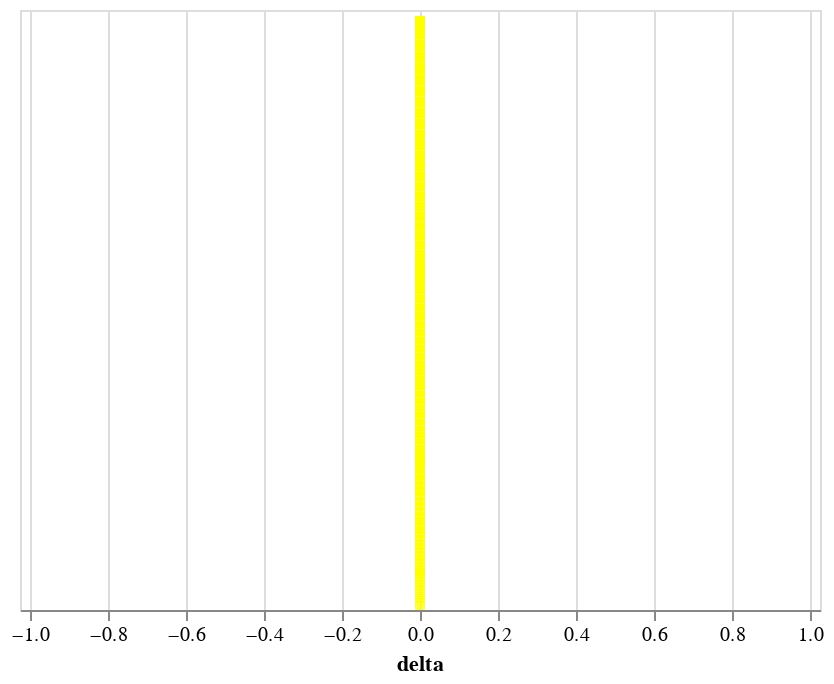

The notebook cell saved with this chart:
### Code cell
data = pd.DataFrame({
    'delta': delta,
    'bin': list(range(100)),
    'color': ['lapA' if d > 0 else 'lapB' for d in delta]
})

alt.Chart(data).mark_bar().encode(
    # alt x with a ratio from -1 to 1
    x=alt.X('delta:Q', scale=alt.Scale(domain=[-1, 1])),
    y=alt.Y('bin:Q', axis=None),
    color=alt.condition(
        alt.datum.delta != 0,
        alt.Color('color:N', legend=None),
        alt.value('yellow')
    ),
    order='bin:Q',
    tooltip=['delta:Q']
)

### Figure 1 — Vega-Lite specification as saved in the notebook (floating-point values rounded to 4 significant figures)
{"config": {"view": {"continuousWidth": 400, "continuousHeight": 300}}, "data": {"name": "data-618524f3614ba198448f4d518d8a48cd"}, "mark": "bar", "encoding": {"color": {"condition": {"field": "color", "legend": null, "type": "nominal", "test": "(datum.delta !== 0)"}, "value": "yellow"}, "order": {"field": "bin", "type": "quantitative"}, "tooltip": [{"field": "delta", "type": "quantitative"}], "x": {"field": "delta", "scale": {"domain": [-1, 1]}, "type": "quantitative"}, "y": {"axis": null, "field": "bin", "type": "quantitative"}}, "$schema": "https://vega.github.io/schema/vega-lite/v4.17.0.json", "datasets": {"data-618524f3614ba198448f4d518d8a48cd": [{"delta": 0, "bin": 0, "color": "lapB"}, {"delta": 0, "bin": 1, "color": "lapB"}, {"delta": 0, "bin": 2, "color": "lapB"}, {"delta": 0, "bin": 3, "color": "lapB"}, {"delta": 0, "bin": 4, "color": "lapB"}, {"delta": 0, "bin": 5, "color": "lapB"}, {"delta": 0, "bin": 6, "color": "lapB"}, {"delta": 0, "bin": 7, "color": "lapB"}, {"delta": 0, "bin": 8, "color": "lapB"}, {"delta": 0, "bin": 9, "color": "lapB"}, {"delta": 0, "bin": 10, "color": "lapB"}, {"delta": 0, "bin": 11, "color": "lapB"}, {"delta": 0, "bin": 12, "color": "lapB"}, {"delta": 0, "bin": 13, "color": "lapB"}, {"delta": 0, "bin": 14, "color": "lapB"}, {"delta": 0, "bin": 15, "color": "lapB"}, {"delta": 0, "bin": 16, "color": "lapB"}, {"delta": 0, "bin": 17, "color": "lapB"}, {"delta": 0, "bin": 18, "color": "lapB"}, {"delta": 0, "bin": 19, "color": "lapB"}, {"delta": 0, "bin": 20, "color": "lapB"}, {"delta": 0, "bin": 21, "color": "lapB"}, {"delta": 0, "bin": 22, "color": "lapB"}, {"delta": 0, "bin": 23, "color": "lapB"}, {"delta": 0, "bin": 24, "color": "lapB"}, {"delta": 0, "bin": 25, "color": "lapB"}, {"delta": 0, "bin": 26, "color": "lapB"}, {"delta": 0, "bin": 27, "color": "lapB"}, {"delta": 0, "bin": 28, "color": "lapB"}, {"delta": 0, "bin": 29, "color": "lapB"}, {"delta": 0, "bin": 30, "color": "lapB"}, {"delta": 0, "bin": 31, "color": "lapB"}, {"delta": 0, "bin": 32, "color": "lapB"}, {"delta": 0, "bin": 33, "color": "lapB"}, {"delta": 0, "bin": 34, "color": "lapB"}, {"delta": 0, "bin": 35, "color": "lapB"}, {"delta": 0, "bin": 36, "color": "lapB"}, {"delta": 0, "bin": 37, "color": "lapB"}, {"delta": 0, "bin": 38, "color": "lapB"}, {"delta": 0, "bin": 39, "color": "lapB"}, {"delta": 0, "bin": 40, "color": "lapB"}, {"delta": 0, "bin": 41, "color": "lapB"}, {"delta": 0, "bin": 42, "color": "lapB"}, {"delta": 0, "bin": 43, "color": "lapB"}, {"delta": 0, "bin": 44, "color": "lapB"}, {"delta": 0, "bin": 45, "color": "lapB"}, {"delta": 0, "bin": 46, "color": "lapB"}, {"delta": 0, "bin": 47, "color": "lapB"}, {"delta": 0, "bin": 48, "color": "lapB"}, {"delta": 0, "bin": 49, "color": "lapB"}, {"delta": 0, "bin": 50, "color": "lapB"}, {"delta": 0, "bin": 51, "color": "lapB"}, {"delta": 0, "bin": 52, "color": "lapB"}, {"delta": 0, "bin": 53, "color": "lapB"}, {"delta": 0, "bin": 54, "color": "lapB"}, {"delta": 0, "bin": 55, "color": "lapB"}, {"delta": 0, "bin": 56, "color": "lapB"}, {"delta": 0, "bin": 57, "color": "lapB"}, {"delta": 0, "bin": 58, "color": "lapB"}, {"delta": 0, "bin": 59, "color": "lapB"}, {"delta": 0, "bin": 60, "color": "lapB"}, {"delta": 0, "bin": 61, "color": "lapB"}, {"delta": 0, "bin": 62, "color": "lapB"}, {"delta": 0, "bin": 63, "color": "lapB"}, {"delta": 0, "bin": 64, "color": "lapB"}, {"delta": 0, "bin": 65, "color": "lapB"}, {"delta": 0, "bin": 66, "color": "lapB"}, {"delta": 0, "bin": 67, "color": "lapB"}, {"delta": 0, "bin": 68, "color": "lapB"}, {"delta": 0, "bin": 69, "color": "lapB"}, {"delta": 0, "bin": 70, "color": "lapB"}, {"delta": 0, "bin": 71, "color": "lapB"}, {"delta": 0, "bin": 72, "color": "lapB"}, {"delta": 0, "bin": 73, "color": "lapB"}, {"delta": 0, "bin": 74, "color": "lapB"}, {"delta": 0, "bin": 75, "color": "lapB"}, {"delta": 0, "bin": 76, "color": "lapB"}, {"delta": 0, "bin": 77, "color": "lapB"}, {"delta": 0, "bin": 78, "color": "lapB"}, {"delta": 0, "bin": 79, "color": "lapB"}, {"delta": 0, "bin": 80, "color": "lapB"}, {"delta": 0, "bin": 81, "color": "lapB"}, {"delta": 0, "bin": 82, "color": "lapB"}, {"delta": 0, "bin": 83, "color": "lapB"}, {"delta": 0, "bin": 84, "color": "lapB"}, {"delta": 0, "bin": 85, "color": "lapB"}, {"delta": 0, "bin": 86, "color": "lapB"}, {"delta": 0, "bin": 87, "color": "lapB"}, {"delta": 0, "bin": 88, "color": "lapB"}, {"delta": 0, "bin": 89, "color": "lapB"}, {"delta": 0, "bin": 90, "color": "lapB"}, {"delta": 0, "bin": 91, "color": "lapB"}, {"delta": 0, "bin": 92, "color": "lapB"}, {"delta": 0, "bin": 93, "color": "lapB"}, {"delta": 0, "bin": 94, "color": "lapB"}, {"delta": 0, "bin": 95, "color": "lapB"}, {"delta": 0, "bin": 96, "color": "lapB"}, {"delta": 0, "bin": 97, "color": "lapB"}, {"delta": 0, "bin": 98, "color": "lapB"}, {"delta": 0, "bin": 99, "color": "lapB"}]}}
